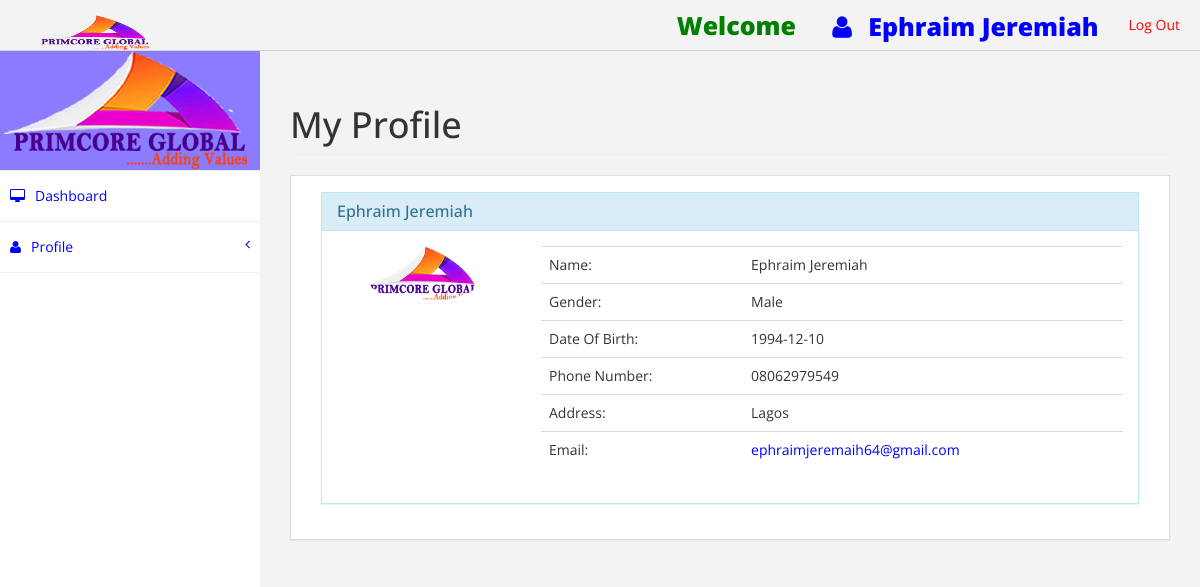
Page /client/cprofile.php (signed in) on the committed database.
### tables this page shows
CREATE TABLE IF NOT EXISTS `client` (
  `ID` int(11) NOT NULL AUTO_INCREMENT,
  `firstname` varchar(20) NOT NULL,
  `lastname` varchar(20) NOT NULL,
  `email` varchar(40) NOT NULL,
  `phone` varchar(15) NOT NULL,
  `dob` varchar(10) NOT NULL,
  `gender` varchar(10) NOT NULL,
  `address` varchar(30) NOT NULL,
  `password` varchar(20) NOT NULL,
  PRIMARY KEY (`ID`)
);

### client/cprofile.php (the view)
     <?php
  require_once("ctop.php");
  ?>
  <?php
  include("cmenu.php");
  ?>
    <div id="page-wrapper">
      <div class="row">
          <div class="col-lg-12">
              <h1 class="page-header">My Profile</h1>
          </div>
      </div>
      <div class="row">
          <div class="col-lg-12">
              <div class="panel panel-default">
                 <div class="panel-body">
<div class="col-md-3  toppad  pull-right col-md-offset-2 ">
</div>
  <div class="col-xs-12 col-sm-12 col-md-12 col-lg-12  toppad" >
    <div class="panel panel-info">
      <div class="panel-heading">
          <h3 class="panel-title"><?php echo $row['firstname']. " " .$row['lastname'] ?></h3>
      </div>
      <div class="panel-body">
        <div class="row">
            <div class="col-md-3 col-lg-3 " align="center"> <img alt="User Pic" src="assets/img/primecore.png" width="120" height="100" class="img-circle img-responsive"> </div>
          <div class=" col-md-9 col-lg-9 ">
            <table class="table table-user-information">
              <body>
                  <tr>
                  <td>Name:</td>
                  <td><?php echo $row['firstname']. " " .$row['lastname'] ?></td>
                </tr>
               <tr>
                  <td>Gender:</td>
                  <td>
                  <?php echo $row['gender']?>
                  </td>
                </tr>
               <tr>
                  <td>Date Of Birth:</td>
                  <td><?php echo $row['dob']?></td>
                </tr>
                <tr>
                  <td>Phone Number:</td>
                  <td><?php echo $row['phone']?></td>
                </tr>
                   <tr>
                       <tr>
                  <td>Address:</td>
                  <td><?php echo $row['address']?></td>
                </tr>
                <tr>
                  <td>Email:</td>
                  <td style="color: blue"><?php echo $row['email']?></a></td>
                </tr>
              </body>
            </table>
          </div>
        </div>
      </div>
    </div>
  </div>
                  </div>
              </div>
          </div>
      </div>
  </div>

### client/ctop.php (shortened to what this page needs)
<?php
include("../connection.php");
$ID = $_SESSION['ID'];
$result = mysqli_query($connection,"SELECT * FROM client WHERE ID = '$ID'")
      or die("Query failed");
 $row = mysqli_fetch_array($result);
?>
<!DOCTYPE html>
<html xmlns="http://www.w3.org/1999/xhtml">
<head>
    <link href="assets/css/bootstrap.css" rel="stylesheet" />
    <link href="assets/css/font-awesome.css" rel="stylesheet" />
    <link href="assets/css/custom.css" rel="stylesheet" />
</head>
<body>
    <div id="wrapper">
         <div class="navbar navbar-inverse navbar-fixed-top">
            <div class="adjust-nav">
                <div class="navbar-header">
                    <a class="navbar-brand" href="#"><img src="assets/img/primecore.png" width="120" height="35" alt="image"></a>
                </div>
                <div class="navbar-collapse collapse">
                    <ul class="nav navbar-nav navbar-right">
                       <li><a class="navbar-brand" style="color: green">Welcome</a></li>
                       <li><a class="navbar-brand" href="cprofile.php" style="color: blue"><i class="fa fa-user fa-fw"></i><?php echo  $row['firstname']. " " .$row['lastname'] ?></a></li>
                        <li><a style="color: red" href="../index.php">Log Out</a></li>
                    </ul>
                </div>
            </div>
        </div>

### client/cmenu.php (shortened to what this page needs)
 <nav class="navbar-default navbar-side" role="navigation">
            <div class="sidebar-collapse">
                <ul class="nav" id="main-menu">
                    <li class="text-center user-image-back">
                        <img src="assets/img/primecore.png" class="img-responsive" />
                    </li>
                    <li>
                        <a href="admin.php"><i class="fa fa-desktop "></i>Dashboard</a>
                    </li>
                    <li>
                        <a href="#"><i class="fa fa-user"></i>Profile<span class="fa arrow"></span></a>
                    </li>
                </ul>
            </div>
        </nav>
    </div>
</body>
</html>

### client/assets/css/custom.css (style rules this page uses)
body { font-family: 'Open Sans', sans-serif; }
#wrapper { width: 100%; margin-top:50px; }
#page-wrapper { padding: 15px 15px; min-height: 600px; background:#F3F3F3; }
.text-center { text-align:center; }
.user-image-back { background-color:#8B7BFF; }
.navbar-inverse .navbar-nav > li > a { color: #06F; }
.arrow { float: right; }
.fa.arrow:before { content: "\f104"; }
.sidebar-collapse , .sidebar-collapse .nav { background:none; }
.sidebar-collapse .nav { padding:0; }
.sidebar-collapse .nav > li > a { background: #FFFFFF; text-shadow: none; color:#0000FF; }
.sidebar-collapse > .nav > li > a { padding:15px 10px; }
.sidebar-collapse > .nav > li { border-bottom: 1px solid rgba(240, 240, 240, 1) !important; }
.navbar-side { border:none; background-color: #202020; }
.navbar-inverse { background-color: #f3f3f3; border-color: #D3D3D3; }
.navbar-default { border:0px solid #DDDDDD; }
.nav > li > a > i { margin-right:10px; }
.navbar-inverse .navbar-brand { color: #000000; font-size: 25px; font-weight: 900; }
.adjust-nav { padding-left:20px;padding-right:20px; }
.panel { border-radius: 0px; -webkit-border-radius: 0px; -moz-border-radius: 0px; }
.panel-heading { border-top-left-radius: 0px; border-top-right-radius: 0px; }
@media (min-width:768px) { #page-wrapper { margin: 0 0 0 260px; padding: 15px 30px; min-height: 1200px; } }
@media (min-width:768px) { .navbar-side { z-index: 1; position: absolute; width: 260px; } }
@media (min-width:768px) { .navbar { border-radius: 0px; } }

### rows in the picture
client: firstname "Ephraim", lastname "Jeremiah", gender "Male", dob "1994-12-10", phone "08062979549", address "Lagos", email "ephraimjeremaih64@gmail.com"
